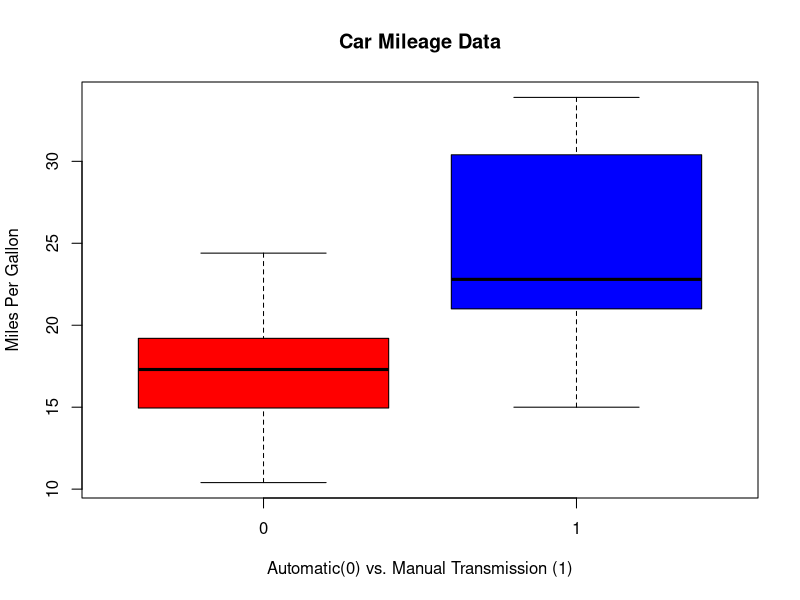

Generate this figure with R:
## ---- chunk 1
data(mtcars)
## ---- chunk 2
boxplot(mpg ~ am, col=c('red','blue'),names,data=mtcars, main = 'Car Mileage Data',xlab='Automatic(0) vs. Manual Transmission (1)',ylab='Miles Per Gallon')
